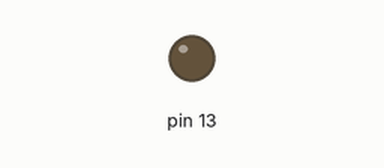
This sketch was run on a simulated Arduino Uno, built with avr-gcc and run on an emulated ATmega328P. On the bench: output pins drawn as LEDs (lit = HIGH).

Above: at 0.1 s.
At 0.6 s:
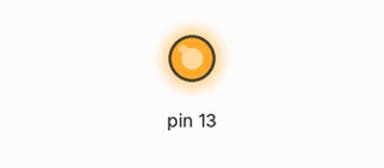
Timing chart, 0 to 2.1 s (numbered marks = the images above):
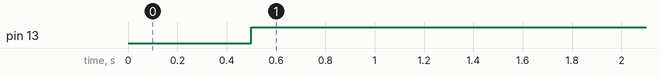

The sketch:

FSM_2.ino
```cpp
typedef enum {
  STATE_INIT = 0,
  STATE_GO,
  STATE_STANDBY,
  NUMBER_OF_STATES
} state_t;

typedef enum {
  EVENT_INIT = 0,
  EVENT_BUTTON_PUSHED,
  EVENT_BUTTON_PUSHED_2
} event_t;

typedef struct {
  event_t transitionEvent;
  state_t nextState;
  int timeout;
  void (*stateFunction)(void);
} stateTable_t;

static volatile state_t currentState;

void stateMachine();
void setGO();
void setSTANDBY();
void startTimer(int tiempo);

void setup() {
  Serial.begin(9600);
  pinMode(13, OUTPUT);
}

void loop() {
  stateMachine(EVENT_INIT);
  while(1) {
    if ((char) Serial.read() == '1') {
      stateMachine(EVENT_BUTTON_PUSHED);
    }
    if((char) Serial.read() == '2'){
      stateMachine(EVENT_BUTTON_PUSHED_2);
    }
  }
}

static stateTable_t stateTable[NUMBER_OF_STATES] = {
  {EVENT_INIT,            STATE_GO,          500, setSTANDBY},
  {EVENT_BUTTON_PUSHED_2,   STATE_STANDBY,     500, setGO},
  {EVENT_BUTTON_PUSHED,   STATE_GO,          500, setSTANDBY},
};

static void stateMachine(event_t event) {
  if (stateTable[currentState].transitionEvent == event) {
    currentState = stateTable[currentState].nextState;
  }
  if (stateTable[currentState].stateFunction != NULL)
    stateTable[currentState].stateFunction();
}

void setGO() {
  delay(stateTable[currentState].timeout);
  digitalWrite(13, HIGH);
}

void setSTANDBY() {
  delay(stateTable[currentState].timeout);
  digitalWrite(13, LOW);
}
```

Measured:
- by itself, pin 13: LOW → HIGH at 0.50 s
